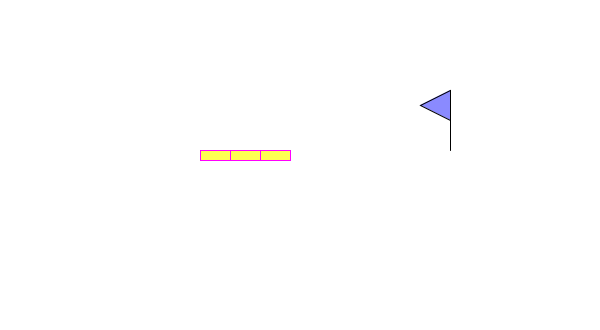
Frame 1 (no input)
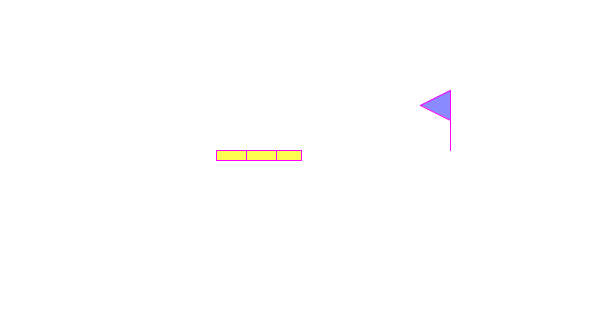
Frame 60 (the mouse pressed at the canvas centre just before this capture)
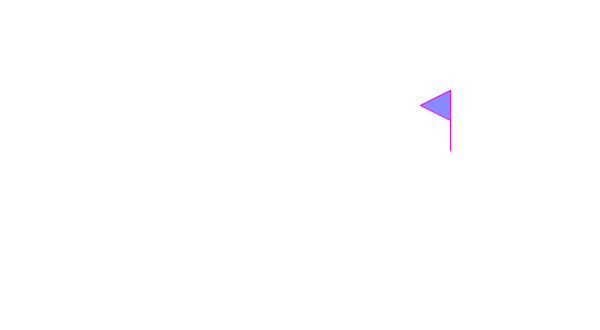
Frame 120 (the mouse held since frame 60 and released just before this capture)

The Processing sketch that drew these frames (run headless with seeded random() and noise(); from frame 60 on, the mouse is pressed at the canvas centre):

// Processing sketch: processing_165515
// ── processing_165515.pde

int d;
int d1;
int d2;
int d3;
int C=15;
int i;
int j;
int k;
int l;


void setup(){
  background (255);
  size (600, 330);
d=200; d1=d+30; d2=d1+30;
i=0;
 j=0;
 frameRate(5);
  
}
void draw(){
  background(255);
  banderita(450,150);
  if (i<=C){
  segmento(d+i,150,30-i,10);
  segmento(d1,150,30,10);
  segmento(d2,150,30,10);
  i++;
}
else if (j<= C){
  segmento(d+i,150,30-i+j,10);
  segmento(d1+j,150,30-j,10);
  segmento(d2,150,30,10);
  j++;
}
else if (k<=C){
  segmento(d+i,150,30-i+j,10);
  segmento(d1+j,150,30-j+k,10);
  segmento(d2+k,150,30-k,10);
  k++;
}
   else if (l<= C){
  segmento(d+i,150,30-i+j,10);
  segmento(d1+j,150,30-j+k,10);
  segmento(d2+k,150,30-k+l,10);
l++;
   }
}
 
void segmento(int xi, int yi, int ancho, int alto){
  stroke (255,0,255);
  fill (255,255,81);
  rect(xi,yi,ancho,alto);
  
}
  void banderita(float xi, float yi){
  line(xi,yi,xi,yi-60);
  fill (138,138,255);
  triangle(xi,yi-60,xi-30,yi-45,xi,yi-30);
  noFill();
}
